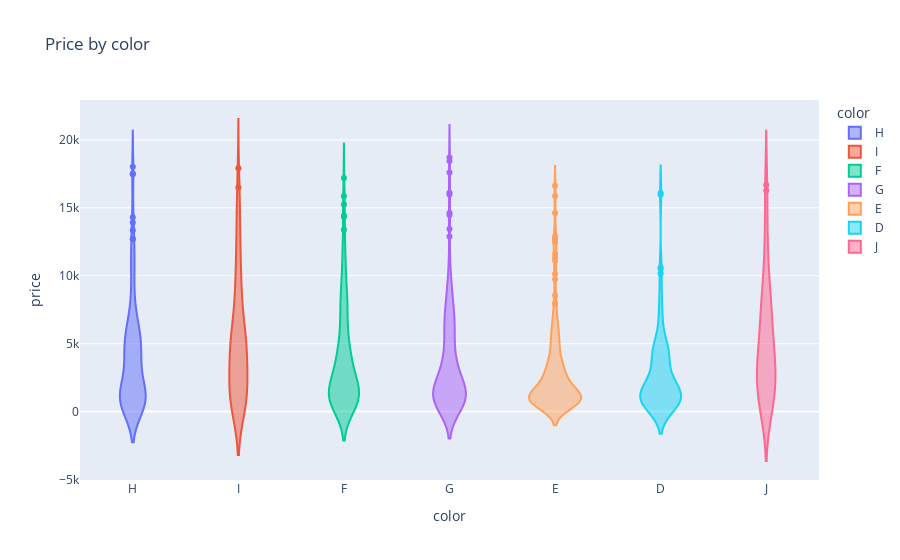

The cell this chart's notebook holds for it:
### Code cell
plot_diamonds_price_by(diamonds, 'color')

### Figure 1 — Plotly figure (JSON) as saved in the notebook; plotly's stock layout.template omitted (floating-point values rounded to 4 significant figures; data arrays with more than 128 entries replaced by an {"elided": "..."} marker saying what was removed)
{"data": [{"alignmentgroup": "True", "box": {"visible": false}, "hovertemplate": "color=%{x}<br>price=%{y}<extra></extra>", "legendgroup": "H", "marker": {"color": "#636efa"}, "name": "H", "offsetgroup": "H", "orientation": "v", "scalegroup": "True", "showlegend": true, "type": "violin", "x": {"elided": "151 str values"}, "x0": " ", "xaxis": "x", "y": {"elided": "151 int values"}, "y0": " ", "yaxis": "y"}, {"alignmentgroup": "True", "box": {"visible": false}, "hovertemplate": "color=%{x}<br>price=%{y}<extra></extra>", "legendgroup": "I", "marker": {"color": "#EF553B"}, "name": "I", "offsetgroup": "I", "orientation": "v", "scalegroup": "True", "showlegend": true, "type": "violin", "x": ["I", "I", "I", "I", "I", "I", "I", "I", "I", "I", "I", "I", "I", "I", "I", "I", "I", "I", "I", "I", "I", "I", "I", "I", "I", "I", "I", "I", "I", "I", "I", "I", "I", "I", "I", "I", "I", "I", "I", "I", "I", "I", "I", "I", "I", "I", "I", "I", "I", "I", "I", "I", "I", "I", "I", "I", "I", "I", "I", "I", "I", "I", "I", "I", "I", "I", "I", "I", "I", "I", "I", "I", "I", "I", "I", "I", "I", "I", "I", "I", "I", "I", "I", "I", "I", "I", "I", "I", "I", "I", "I", "I", "I", "I", "I", "I", "I", "I", "I", "I", "I", "I", "I", "I", "I", "I", "I", "I", "I", "I", "I", "I", "I"], "x0": " ", "xaxis": "x", "y": [5510, 507, 16499, 8342, 555, 11519, 4739, 8910, 4649, 8396, 554, 5346, 11051, 603, 13939, 1390, 9788, 17923, 15837, 1702, 1073, 968, 9352, 4114, 589, 747, 894, 4719, 7385, 2428, 12829, 4475, 5166, 567, 3264, 500, 3620, 5306, 891, 4368, 884, 3823, 15147, 2549, 1995, 13587, 8637, 5456, 5719, 11400, 2202, 454, 12907, 3145, 4155, 4586, 4914, 8978, 2844, 2769, 9297, 6206, 8097, 7292, 10833, 3978, 2384, 1401, 5763, 2246, 4637, 4890, 743, 6817, 3484, 811, 3280, 709, 8758, 5610, 13250, 15851, 5091, 5049, 558, 1367, 5477, 1260, 1622, 7367, 2010, 10428, 587, 626, 2326, 6097, 6062, 1390, 418, 4202, 716, 435, 449, 2565, 15707, 4242, 5921, 5242, 5056, 694, 3447, 4484, 12168], "y0": " ", "yaxis": "y"}, {"alignmentgroup": "True", "box": {"visible": false}, "hovertemplate": "color=%{x}<br>price=%{y}<extra></extra>", "legendgroup": "F", "marker": {"color": "#00cc96"}, "name": "F", "offsetgroup": "F", "orientation": "v", "scalegroup": "True", "showlegend": true, "type": "violin", "x": {"elided": "152 str values"}, "x0": " ", "xaxis": "x", "y": {"elided": "152 int values"}, "y0": " ", "yaxis": "y"}, {"alignmentgroup": "True", "box": {"visible": false}, "hovertemplate": "color=%{x}<br>price=%{y}<extra></extra>", "legendgroup": "G", "marker": {"color": "#ab63fa"}, "name": "G", "offsetgroup": "G", "orientation": "v", "scalegroup": "True", "showlegend": true, "type": "violin", "x": {"elided": "229 str values"}, "x0": " ", "xaxis": "x", "y": {"elided": "229 int values"}, "y0": " ", "yaxis": "y"}, {"alignmentgroup": "True", "box": {"visible": false}, "hovertemplate": "color=%{x}<br>price=%{y}<extra></extra>", "legendgroup": "E", "marker": {"color": "#FFA15A"}, "name": "E", "offsetgroup": "E", "orientation": "v", "scalegroup": "True", "showlegend": true, "type": "violin", "x": {"elided": "175 str values"}, "x0": " ", "xaxis": "x", "y": {"elided": "175 int values"}, "y0": " ", "yaxis": "y"}, {"alignmentgroup": "True", "box": {"visible": false}, "hovertemplate": "color=%{x}<br>price=%{y}<extra></extra>", "legendgroup": "D", "marker": {"color": "#19d3f3"}, "name": "D", "offsetgroup": "D", "orientation": "v", "scalegroup": "True", "showlegend": true, "type": "violin", "x": ["D", "D", "D", "D", "D", "D", "D", "D", "D", "D", "D", "D", "D", "D", "D", "D", "D", "D", "D", "D", "D", "D", "D", "D", "D", "D", "D", "D", "D", "D", "D", "D", "D", "D", "D", "D", "D", "D", "D", "D", "D", "D", "D", "D", "D", "D", "D", "D", "D", "D", "D", "D", "D", "D", "D", "D", "D", "D", "D", "D", "D", "D", "D", "D", "D", "D", "D", "D", "D", "D", "D", "D", "D", "D", "D", "D", "D", "D", "D", "D", "D", "D", "D", "D", "D", "D", "D", "D", "D", "D", "D", "D", "D", "D", "D", "D", "D", "D", "D", "D", "D", "D", "D", "D", "D", "D", "D", "D", "D", "D", "D", "D", "D", "D", "D", "D", "D", "D", "D", "D", "D", "D"], "x0": " ", "xaxis": "x", "y": [733, 696, 1786, 848, 4697, 830, 1664, 4214, 6157, 670, 16086, 10161, 4765, 1431, 4192, 1378, 4284, 10538, 911, 505, 600, 7001, 1167, 4274, 756, 707, 1599, 689, 477, 593, 2639, 756, 4203, 1919, 1279, 1295, 2706, 777, 1845, 1238, 2416, 4252, 4564, 1569, 1756, 713, 402, 574, 840, 7044, 2655, 1580, 1654, 1350, 756, 3721, 2553, 574, 597, 3321, 4369, 1627, 8683, 626, 5015, 942, 1356, 4065, 1040, 718, 7106, 3205, 4165, 5096, 2047, 3287, 798, 815, 1614, 4139, 1212, 552, 689, 786, 8469, 710, 4108, 3567, 631, 2317, 5147, 4846, 911, 972, 911, 855, 7785, 1034, 1368, 4362, 1292, 997, 756, 5412, 709, 5206, 537, 2858, 730, 487, 1894, 15991, 1687, 4260, 1410, 2291, 3335, 4606, 1988, 2103, 2415, 10602], "y0": " ", "yaxis": "y"}, {"alignmentgroup": "True", "box": {"visible": false}, "hovertemplate": "color=%{x}<br>price=%{y}<extra></extra>", "legendgroup": "J", "marker": {"color": "#FF6692"}, "name": "J", "offsetgroup": "J", "orientation": "v", "scalegroup": "True", "showlegend": true, "type": "violin", "x": ["J", "J", "J", "J", "J", "J", "J", "J", "J", "J", "J", "J", "J", "J", "J", "J", "J", "J", "J", "J", "J", "J", "J", "J", "J", "J", "J", "J", "J", "J", "J", "J", "J", "J", "J", "J", "J", "J", "J", "J", "J", "J", "J", "J", "J", "J", "J", "J", "J", "J", "J", "J", "J", "J", "J", "J", "J"], "x0": " ", "xaxis": "x", "y": [662, 473, 7453, 964, 2220, 2879, 2850, 3951, 4598, 12554, 7654, 7239, 5124, 1940, 3655, 2099, 7911, 3740, 12078, 480, 7308, 1944, 6805, 1565, 16004, 429, 12554, 8067, 2175, 694, 9596, 7695, 1018, 7847, 4840, 16689, 1982, 8505, 891, 5182, 5269, 775, 16278, 4831, 3102, 8770, 4548, 363, 351, 3378, 10350, 4028, 5273, 2258, 4153, 3269, 1941], "y0": " ", "yaxis": "y"}], "layout": {"legend": {"title": {"text": "color"}, "tracegroupgap": 0}, "title": {"text": "Price by color"}, "violinmode": "overlay", "xaxis": {"anchor": "y", "categoryarray": ["H", "I", "F", "G", "E", "D", "J"], "categoryorder": "array", "domain": [0, 1], "title": {"text": "color"}}, "yaxis": {"anchor": "x", "domain": [0, 1], "title": {"text": "price"}}}}
